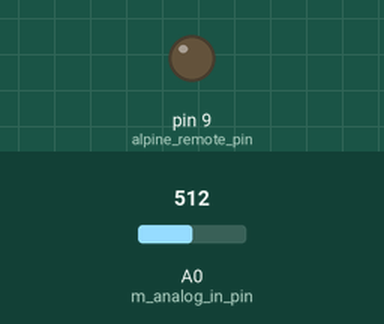
A sketch run on a simulated Arduino Uno, built with avr-gcc and run on an emulated ATmega328P. Shown: output pins drawn as LEDs (lit = HIGH). The test bench sets the inputs (shaded band); at power-on: A0 (m_analog_in_pin) = 512.

Above: at 1.2 s.
1.3 s: A0 (m_analog_in_pin) set to 536
2.8 s: A0 (m_analog_in_pin) set to 566
5.8 s: A0 (m_analog_in_pin) set to 540
At 6.3 s:
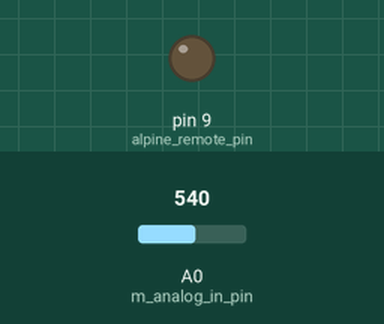
7.3 s: A0 (m_analog_in_pin) set to 716
At 7.51 s:
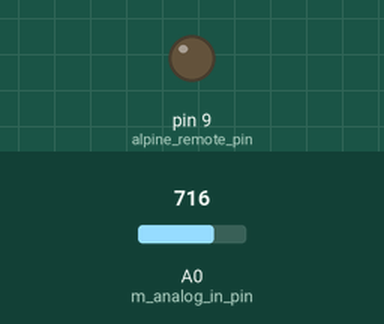
Timing chart, 0 to 11.3 s (numbered marks = the images above; inputs shaded):
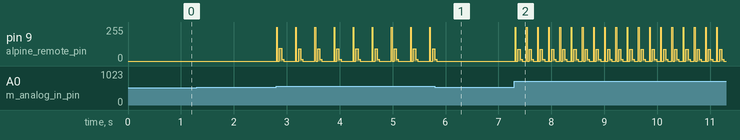

Measured:
- after the input at 1.3 s, every drawn part: stays the same
- after the input at 5.8 s, pin 9 (alpine_remote_pin): goes on until 5.8 s, then stays 0/255
- after the input at 7.3 s, pin 9 (alpine_remote_pin): 0/255 → 255/255 at once, then repeats every 0.21 s: 0/255 0.04 s, 90/255 0.04 s, 15/255 0.04 s, 0/255 0.08 s, 255/255 0.01 s

The sketch:

arduino-wrx-audio-remote.ino
```cpp
// (licence header left out)
#include "AlpineRemote.h"
#include "SonyResistorRemote.h"

// Uncomment to enable debug output to serial console.
//#define _DEBUG;

constexpr int alpine_remote_pin = 9; // Plug tip, sleeve and/or ring connected to Arduino GND bus.
constexpr int sony_resistor_remote_pin = A0; // Input from Sony resistor remote, use with 10K pulldown resistor

// Initialize the Alpine remote output and Sony remote input bits.
AlpineRemote alpine_remote(alpine_remote_pin);
SonyRM_MC25C sony_input(sony_resistor_remote_pin);

void setup()
{
#ifdef _DEBUG
    Serial.begin(9600);
#endif
}

void loop()
{
  //TODO: Send commands, debounce on sony_command.debounce_ms
  // Read the Sony remote and act on any incoming commands.
  SonyCommand sony_command = sony_input.Read();
  switch(sony_command.control) {
    case SonyResistorRemote::Control::PlayPause:
        // On iLX-W650 Play/Pause also mutes when on the radio input
        alpine_remote.writePlayPause();
        break;

    case SonyResistorRemote::Control::Stop:
        alpine_remote.writeSourceSelect();
        break;

    case SonyResistorRemote::Control::TwistRight:
        alpine_remote.writeVolumeUp();
        break;

    case SonyResistorRemote::Control::TwistLeft:
        alpine_remote.writeVolumeDown();
        break;

    case SonyResistorRemote::Control::TwistRightShift:
        alpine_remote.writeTrackUp();
        break;

    case SonyResistorRemote::Control::TwistLeftShift:
        alpine_remote.writeTrackDown();
        break;

    default:
        break;
  }

#ifdef _DEBUG
  // Display some debug info if we have a possible command
  if(10 < sony_command.analog_in_value) {
    Serial.println(sony_input.GetControlName(sony_command.control));
    Serial.print("Analog value: ");
    Serial.println(sony_command.analog_in_value);
  }
#endif


  delay(sony_command.debounce_ms);

}
```

AlpineRemote.cpp
```cpp
#include "AlpineRemote.h"
#include "Arduino.h"
#include "String.h"

const uint8_t _cmdStart[3] = {
  0xeb, 0xdb, 0xd5
};

const uint8_t _cmd[3] = {
  0xdb, 0xd6, 0xd5
};

const uint8_t _cmdEnd[2] = {
  0xD5, 0x55
};

AlpineRemote::AlpineRemote(uint8_t pin) {
  pinMode(pin, OUTPUT);
  _pin = pin;
  _bitstream = "";
}

void AlpineRemote::writeVolumeUp() {
  AlpineRemote::writeCommand(0xDBD6);
}

void AlpineRemote::writeVolumeDown() {
  AlpineRemote::writeCommand(0x6DF6);
}

void AlpineRemote::writeMute() {
  AlpineRemote::writeCommand(0xADEE);
}

void AlpineRemote::writePresetUp() {
  AlpineRemote::writeCommand(0xABEF);
}

void AlpineRemote::writePresetDown() {
  AlpineRemote::writeCommand(0x55FF);
}

void AlpineRemote::writeSourceSelect() {
  AlpineRemote::writeCommand(0xB7DB);
}

void AlpineRemote::writeTrackUp() {
  AlpineRemote::writeCommand(0xBBDA);
}

void AlpineRemote::writeTrackDown() {
  AlpineRemote::writeCommand(0x5DFA);
}

void AlpineRemote::writePower() {
  AlpineRemote::writeCommand(0x77EB);
}

void AlpineRemote::writePlayPause() {
  AlpineRemote::writeCommand(0x57FD);
}

void AlpineRemote::writeBandSelect() {
  AlpineRemote::writeCommand(0x6BF7);
}

void AlpineRemote::writeActivateSiri() {
  AlpineRemote::writeCommand(0x7B6E);
}

void AlpineRemote::writeCommand(uint16_t command) {

  // FIXME: This should be sent asynchronously using timer instead.
  //        Also, the timings should probably match up with NEC RF

  // whichEnd is used to decide which end byte should be sent based on the command
  boolean whichEnd = 0;

  _bitstream = "";

  // First write 8ms high
  digitalWrite(_pin, HIGH);
  delay(8);
  // Send 4.5ms low
  digitalWrite(_pin, LOW);
  delayMicroseconds(4500);

  // Send the 3 command init bytes.
  // FIXME: These should be sent in reverse. See below.
  for (byte i=0; i<3; i++) {
    byte data = _cmdStart[i];
    for (byte j=0; j<8; j++) {
      if (_cmdStart[i] & (1<<j)) {
         digitalWrite(_pin, HIGH);
         _bitstream += "1";
      } else {
         digitalWrite(_pin, LOW);
         _bitstream += "0";
      }
      delayMicroseconds(500);
      digitalWrite(_pin, LOW);
      delayMicroseconds(500);
    }
  }

  // Send the 2 command bytes. Because of the way the microprocessor stores variables,
  // we're doing it in reverse, so that the bitstream sent is the assumed one.
  for (int j=15; j>=0; j--) {
    if (command & (1<<j)) {
      digitalWrite(_pin, HIGH);
      whichEnd = 1;
      _bitstream += "1";
    } else {
      digitalWrite(_pin, LOW);
      whichEnd = 0;
      _bitstream += "0";
    }
    delayMicroseconds(500);
    digitalWrite(_pin, LOW);
    delayMicroseconds(500);
  }

  // Send the end of command byte. The last bit is a checksum based on the last bit of
  // the command bytes above, but instead of changing the bit, we're having two end
  // bytes and just choose the correct one depending on the value of whichEnd.
  for (int j=7; j>=0; j--) {
    if (_cmdEnd[whichEnd] & (1<<j)) {
       digitalWrite(_pin, HIGH);
       _bitstream += "1";
    } else {
       digitalWrite(_pin, LOW);
       _bitstream += "0";
    }
    delayMicroseconds(500);
    digitalWrite(_pin, LOW);
    delayMicroseconds(500);
  }
  // FIXME: Create a debug ifdef for logging.
  // Serial.println(_bitstream);
}
```

AlpineRemote.h
```cpp
/*
  AlpineRemote.h - Library for interfacing with an Alpine
  car audio unit as a wired remote.
  Created by Mattias Winther, July 31, 2016.
  Released into the public domain.
*/
#ifndef AlpineRemote_h
#define AlpineRemote_h

#include "Arduino.h"

class AlpineRemote
{
  public:
    AlpineRemote(uint8_t pin);

    void writeVolumeUp();
    void writeVolumeDown();
    void writeMute();
    void writePresetUp();
    void writePresetDown();
    void writeSourceSelect();
    void writeTrackUp();
    void writeTrackDown();
    void writePower();
    void writePlayPause();
    void writeBandSelect();
    void writeActivateSiri();
    void writeActivateMenu();

    void writeCommand(uint16_t command);

  private:
    uint8_t _pin;
    String _bitstream;
};

#endif
```

SonyResistorRemote.cpp
```cpp
// (licence header left out)
#include "Arduino.h"
#include "SonyResistorRemote.h"

//bool is_in_range(int )

SonyRM_MC25C::SonyRM_MC25C(const int analog_in_pin) : m_analog_in_pin(analog_in_pin)
//SonyRM_MC25C::SonyRM_MC25C(const int analog_in_pin)
{
    m_analog_in_pin = analog_in_pin;
    pinMode(m_analog_in_pin, INPUT);
}


SonyRM_MC25C::~SonyRM_MC25C() {}


SonyCommand SonyRM_MC25C::Read()
{
    using namespace SonyResistorRemote;

    SonyCommand sony_command;
    sony_command.analog_in_value = analogRead(m_analog_in_pin);
    int& analog_value = sony_command.analog_in_value;

    if (analog_value > RM_MC25C::PlayPause::MinValue && analog_value < RM_MC25C::PlayPause::MaxValue) {
        sony_command.control = Control::PlayPause;
        sony_command.debounce_ms = RM_MC25C::PlayPause::DebounceMS;
        sony_command.analog_in_value = analog_value;
    }
    else if (analog_value > RM_MC25C::Stop::MinValue && analog_value < RM_MC25C::Stop::MaxValue) {
        sony_command.control = Control::Stop;
        sony_command.debounce_ms = RM_MC25C::Stop::DebounceMS;
        sony_command.analog_in_value = analog_value;
    }
    else if (analog_value > RM_MC25C::TwistRight::MinValue && analog_value < RM_MC25C::TwistRight::MaxValue) {
        sony_command.control = Control::TwistRight;
        sony_command.debounce_ms = RM_MC25C::TwistRight::DebounceMS;
        sony_command.analog_in_value = analog_value;
    }
    else if (analog_value > RM_MC25C::TwistLeft::MinValue && analog_value < RM_MC25C::TwistLeft::MaxValue) {
        sony_command.control = Control::TwistLeft;
        sony_command.debounce_ms = RM_MC25C::TwistLeft::DebounceMS;
        sony_command.analog_in_value = analog_value;
    }
    else if (analog_value > RM_MC25C::TwistRightShift::MinValue && analog_value < RM_MC25C::TwistRightShift::MaxValue) {
        sony_command.control = Control::TwistRightShift;
        sony_command.debounce_ms = RM_MC25C::TwistRightShift::DebounceMS;
        sony_command.analog_in_value = analog_value;
    }
    else if (analog_value > RM_MC25C::TwistLeftShift::MinValue && analog_value < RM_MC25C::TwistLeftShift::MaxValue) {
        sony_command.control = Control::TwistLeftShift;
        sony_command.debounce_ms = RM_MC25C::TwistLeftShift::DebounceMS;
        sony_command.analog_in_value = analog_value;
    }
    else {
      sony_command.control = Control::Unknown;
      sony_command.debounce_ms = default_debouce_ms;
      sony_command.analog_in_value = analog_value;
    }

    return(sony_command);
}

String SonyRM_MC25C::GetControlName(const SonyResistorRemote::Control control)
{
    using namespace SonyResistorRemote;

    String control_name;
    switch(control) {
    case SonyResistorRemote::Control::PlayPause:
        control_name = "PlayPause";
        break;

    case SonyResistorRemote::Control::Stop:
        control_name = "Stop";
        break;

    case SonyResistorRemote::Control::TwistRight:
        control_name = "Spin Right";
        break;

    case SonyResistorRemote::Control::TwistLeft:
        control_name = "Spin Left";
        break;

    case SonyResistorRemote::Control::TwistRightShift:
        control_name = "Spin Right Shifted";
        break;

    case SonyResistorRemote::Control::TwistLeftShift:
        control_name = "Spin Left Shifted";
        break;

    default:
        control_name = "Unknown";
        break;
    }

    return(control_name);
}
```

SonyResistorRemote.h
```cpp
// (licence header left out)
#pragma once

//NOTE: (Adam) 2020-02-23 These values were set using a 5v ATmega32U4 board with power supplied by the VCC pin with a
//      10k pull-down resistor to ground. The board this was original designed for lacked an AREF pin and was averaging
//      about 5% of variance. Use these values as a baseline and tune for your particular hardware, you may also want
//      to tweak debounce depending on how loosy-goosy your Sony controller is.
namespace SonyResistorRemote {

    constexpr auto default_debouce_ms = 50;

    enum Control {
        Unknown,
        PlayPause,
        Stop,
        TwistRight,
        TwistLeft,
        TwistRightShift, // Usually pushing down the control ring then twisting
        TwistLeftShift,
    };

    namespace RM_MC25C{
        namespace PlayPause {
            constexpr int MinValue = 955;
            constexpr int MaxValue = 1000;
            constexpr int DebounceMS = 300;
        }
        namespace Stop {
            constexpr int MinValue = 550;
            constexpr int MaxValue = 625;
            constexpr int DebounceMS = 300;
        }
        namespace TwistRight {
            constexpr int MinValue = 700;
            constexpr int MaxValue = 800;
            constexpr int DebounceMS = 150; // Can drop debounce for faster repeat rate
        }
        namespace TwistLeft {
            constexpr int MinValue = 825;
            constexpr int MaxValue = 945; // Approaching lower limit of PlayPause
            constexpr int DebounceMS = 150; // Can drop debounce for faster repeat rate
        }
        namespace TwistRightShift {
            constexpr int MinValue = 400;
            constexpr int MaxValue = 500;
            constexpr int DebounceMS = 300;
        }
        namespace TwistLeftShift {
            constexpr int MinValue = 635; // Approaching upper limit of Stop
            constexpr int MaxValue = 690; // Approaching lower limit of SpinRight
            constexpr int DebounceMS = 300;
        }
    }
}


struct SonyCommand {
    SonyResistorRemote::Control control = SonyResistorRemote::Control::Unknown;
    int debounce_ms = 0;
    int analog_in_value = 0;
};

class SonyRM_MC25C {
public:
    SonyRM_MC25C(const int analog_in_pin);
    ~SonyRM_MC25C();

    SonyCommand Read();
    String GetControlName(const SonyResistorRemote::Control control);

private:
    int m_analog_in_pin = 0;
};
```
